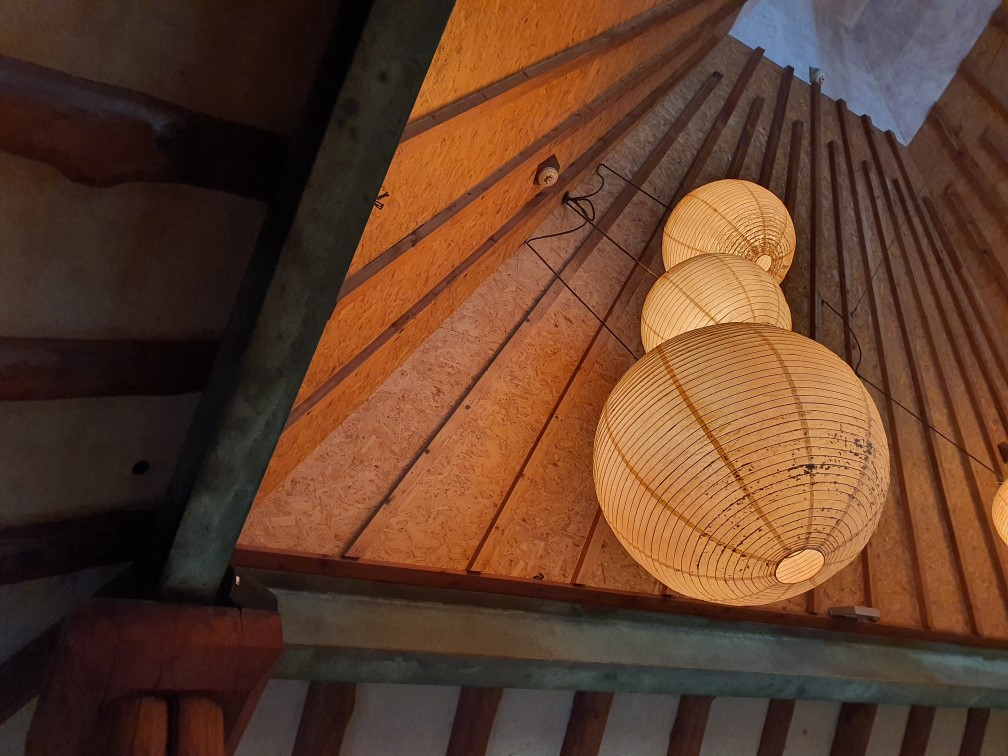
#> input picture 14_Histogram_A.jpg, 1008 x 756 px
$ python Histogram.py
#> lines starting #> are read from the running program, lines starting #| are printed output that depends on the picture
import cv2
from matplotlib import pyplot as plt

img1 = cv2.imread("14_Histogram_A.jpg")
#> img1 is the input picture: shape (756, 1008, 3); mean B, G, R 42.6, 62, 95.6
img2 = cv2.imread("14_Histogram_B.jpg")
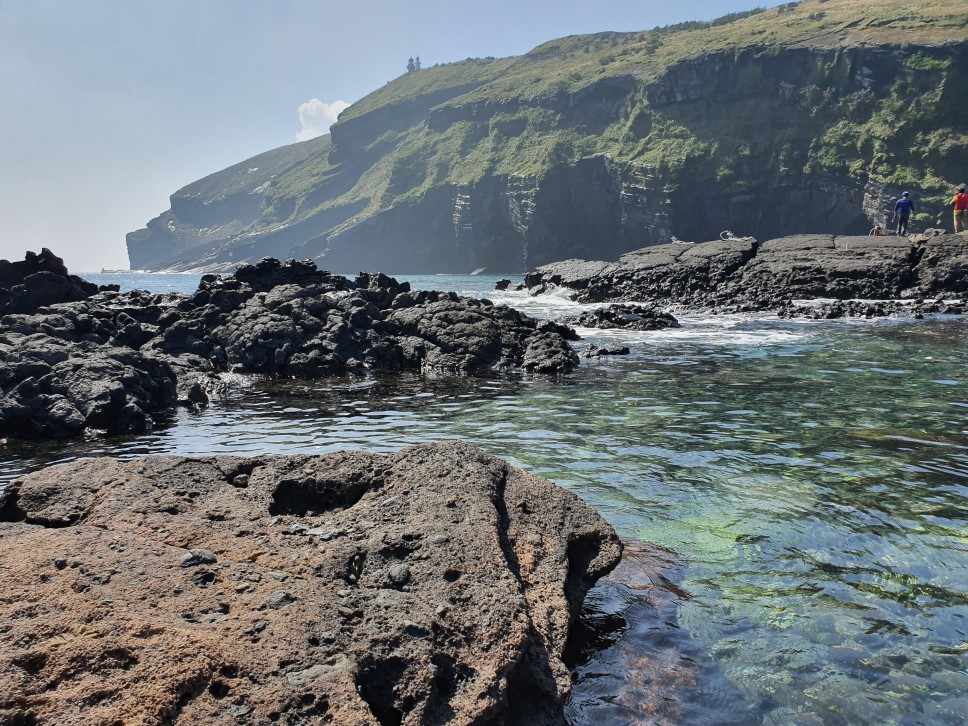
#> input picture 14_Histogram_B.jpg, 968 x 726 px
#> img2 is the input picture: shape (726, 968, 3); mean B, G, R 116.7, 113.2, 106.7

gray1 = cv2.cvtColor(img1, cv2.COLOR_BGR2GRAY)
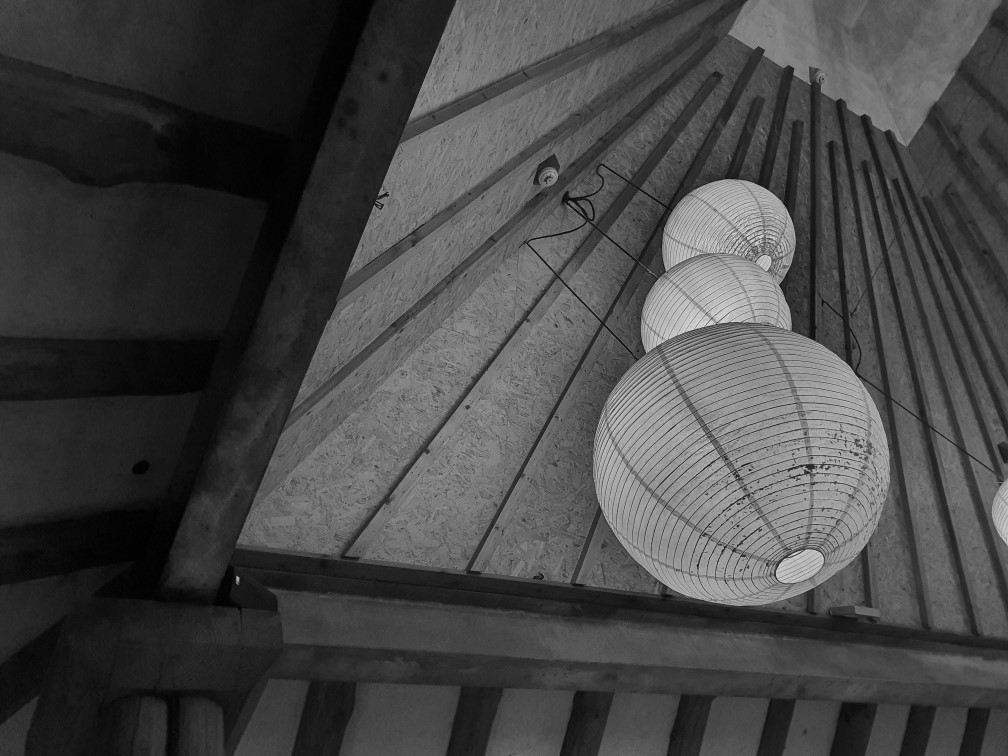
#> gray1: shape (756, 1008); min 0, max 224, mean 69.8
gray2 = cv2.cvtColor(img2, cv2.COLOR_BGR2GRAY)

def cvt(i):
    b, g, r = cv2.split(i)
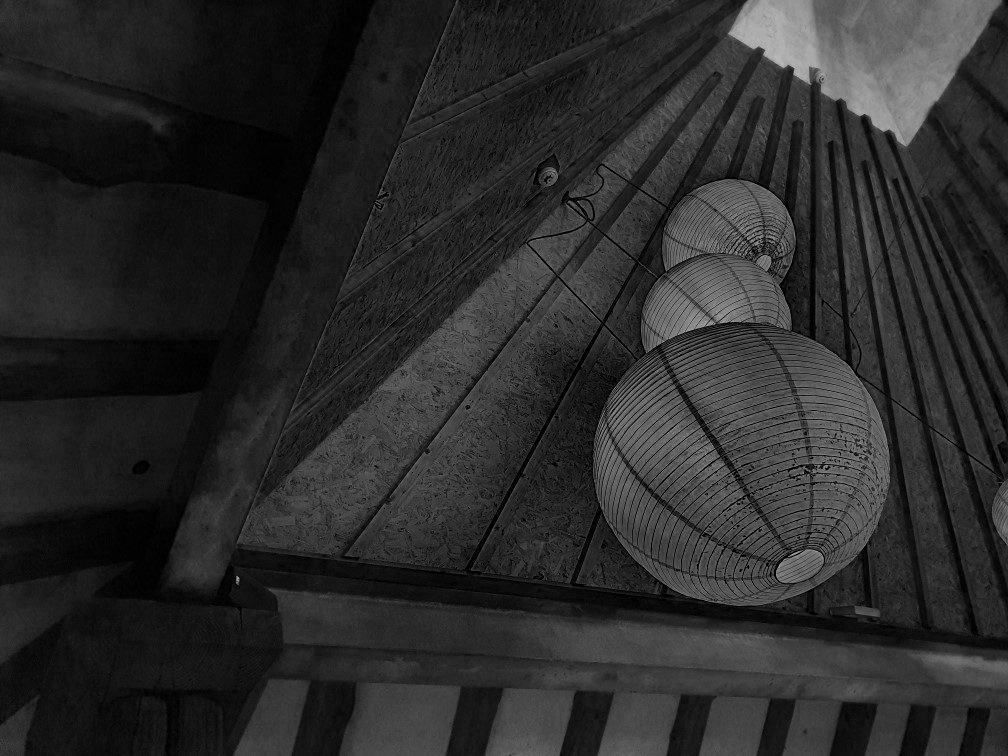
#> b: shape (756, 1008); min 0, max 186, mean 42.6
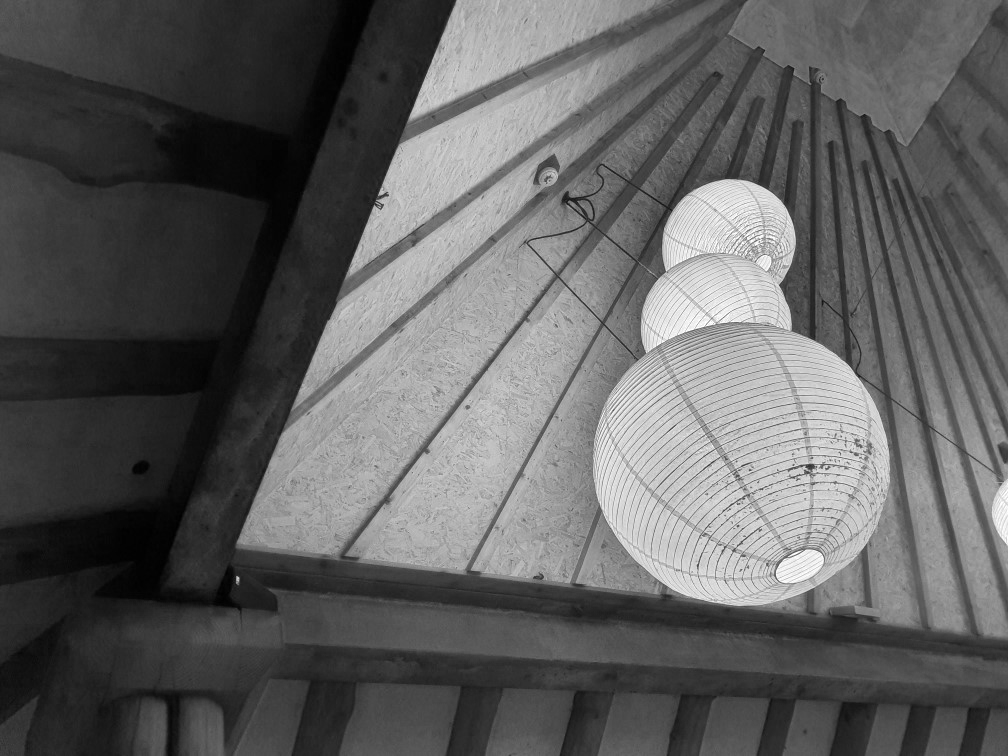
#> r: shape (756, 1008); min 0, max 255, mean 95.6
    i = cv2.merge([r, g, b])
    return i

img1 = cvt(img1)
img2 = cvt(img2)
#> in cvt (call 2), `b, g, r = cv2.split(i)`:
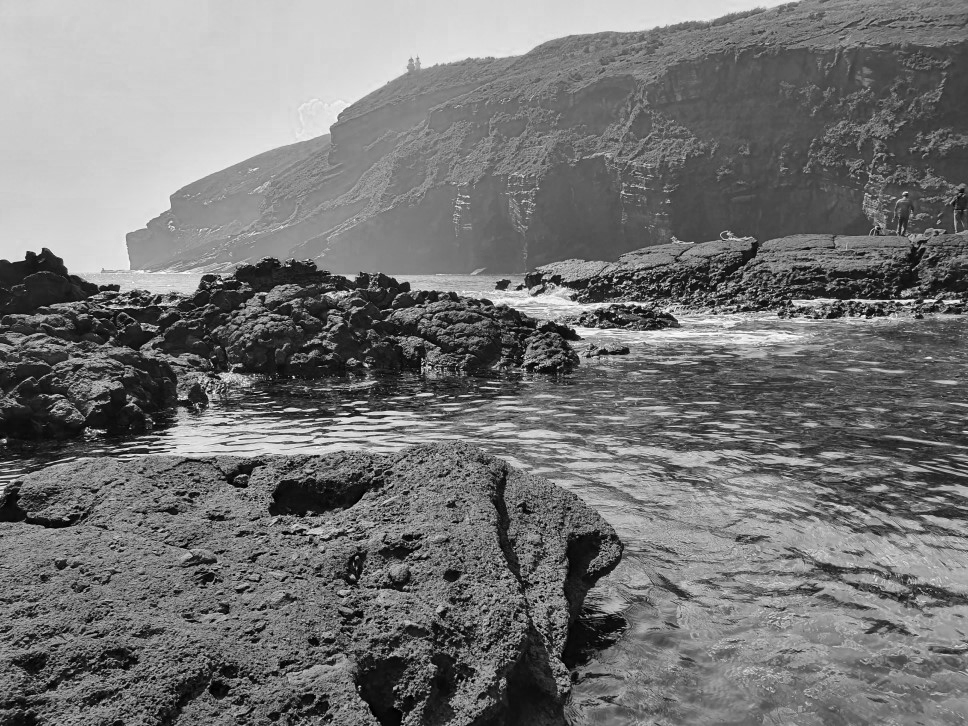
#> b: shape (726, 968); min 0, max 255, mean 116.7
#> in cvt (call 2), `b, g, r = cv2.split(i)`:
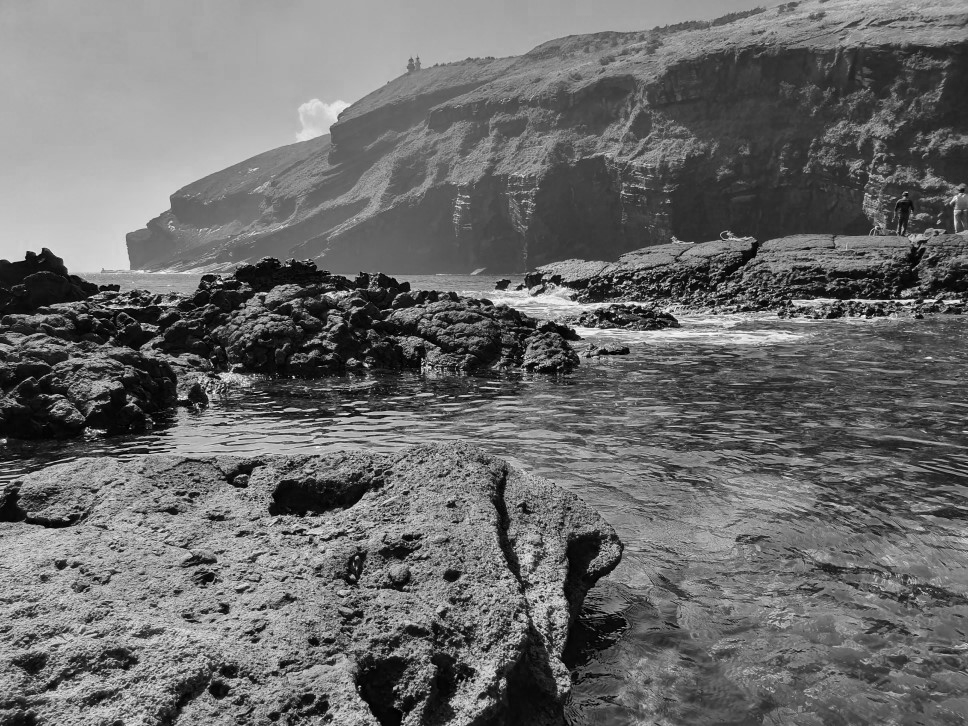
#> r: shape (726, 968); min 0, max 255, mean 106.7

fig = plt.figure()
fig.canvas.set_window_title("JetsonNano_Histogram")

hist1 = cv2.calcHist([gray1], [0], None, [256], [0, 256])
#> hist1 = 256 values, max 9993 at index 34, min 0 at index 222, mean 2976.8
plt.subplot(223), plt.plot(hist1), plt.xlim([0, 256])
hist2 = cv2.calcHist([gray2], [0], None, [256], [0, 256])
#> hist2 = 256 values, max 9853 at index 184, min 4 at index 255, mean 2745.2
plt.subplot(224), plt.plot(hist2), plt.xlim([0, 256])

plt.subplot(221), plt.imshow(img1), plt.title("Image_A")
plt.xticks([]), plt.yticks([])
plt.subplot(222), plt.imshow(img2), plt.title("Image_B")
plt.xticks([]), plt.yticks([])

plt.show()
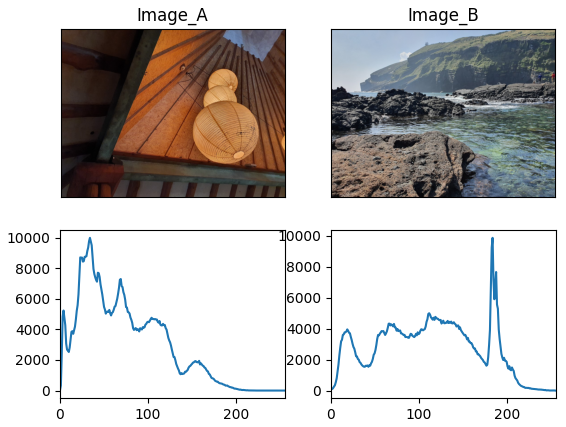
#> figure drawn by matplotlib, 4 panels; panel 1: curve peaks at x = 34, y = 9993; panel 2: curve peaks at x = 184, y = 9853
